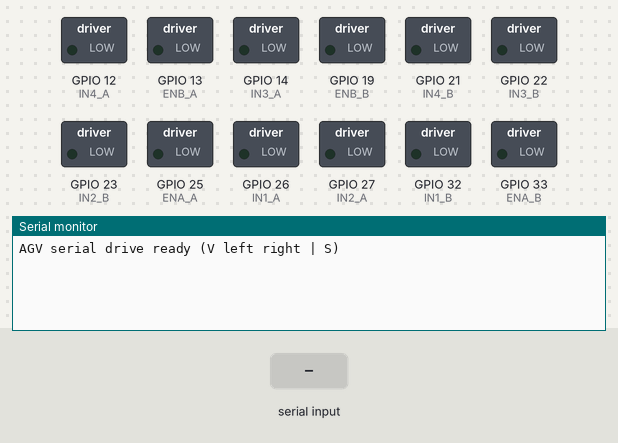
This sketch was run on a simulated ESP32. Parts: switched loads named in the sketch (green lamp = pin HIGH), the last lines printed to the serial monitor. The test bench sets the inputs (shaded band).

Above: at 1.4 s.
1.5 s: "90,45\n" received over Serial
At 2.7 s:
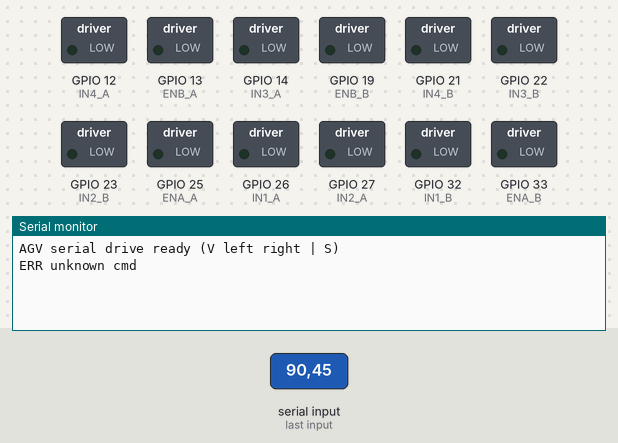
3.0 s: "S90\n" received over Serial
At 4.0 s:
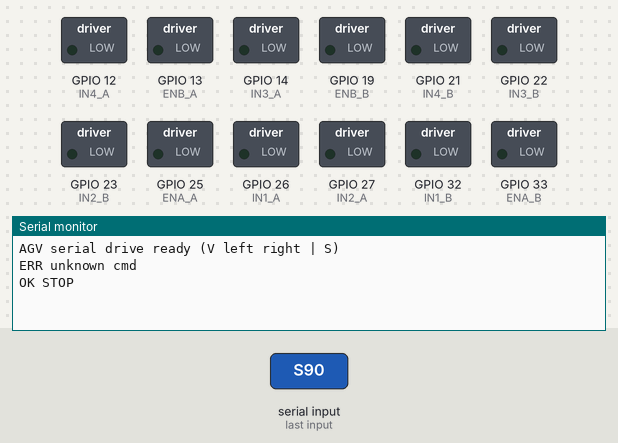
4.5 s: "V90\n" received over Serial
At 5.2 s:
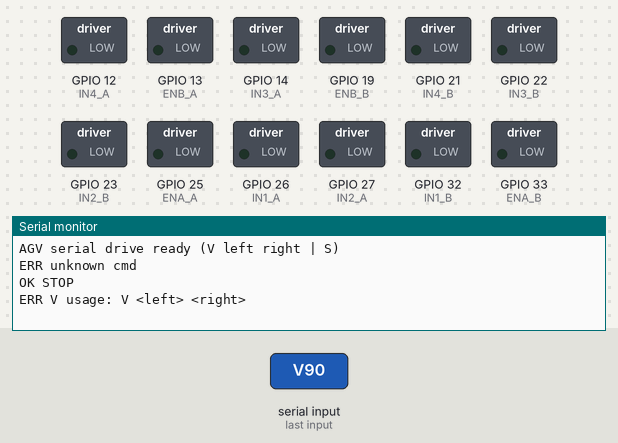

The sketch:

agv_serial_drive.ino
```cpp
/*
 * AGV skid-steer serial drive — ESP32-WROOM
 * Arduino IDE: Board = "ESP32 Dev Module"
 *
 * Pin map matches agv_pcb schematic (2x L298N, 4 DC motors).
 *   L298N A (front axle): M1=FL, M2=FR
 *   L298N B (rear axle):  M3=RL, M4=RR
 *
 * Skid-steer mapping:
 *   left_pwm  -> M1 (FL) + M3 (RL)
 *   right_pwm -> M2 (FR) + M4 (RR)
 *
 * Serial protocol (115200 8N1, newline-terminated):
 *   V <left_pwm> <right_pwm>   signed ints -255..255
 *   S                          stop all motors
 *
 * Stops automatically if no command for COMMAND_TIMEOUT_MS.
 * If a motor runs backward, swap that motor's two wires on the L298N.
 */

// ----- L298N A → M1 (OUT1/OUT2), M2 (OUT3/OUT4) -----
static const int ENA_A = 25;
static const int IN1_A = 26;
static const int IN2_A = 27;
static const int IN3_A = 14;
static const int IN4_A = 12;  // strapping pin — fine after boot
static const int ENB_A = 13;

// ----- L298N B → M3 (OUT1/OUT2), M4 (OUT3/OUT4) -----
static const int ENA_B = 33;
static const int IN1_B = 32;
static const int IN2_B = 23;
static const int IN3_B = 22;
static const int IN4_B = 21;
static const int ENB_B = 19;

static const unsigned long COMMAND_TIMEOUT_MS = 300;
static const size_t LINE_BUF_SIZE = 64;

String lineBuf;
unsigned long lastCmdMs = 0;
bool motorsActive = false;

void setupMotorPins() {
  const int pins[] = {
    ENA_A, IN1_A, IN2_A, IN3_A, IN4_A, ENB_A,
    ENA_B, IN1_B, IN2_B, IN3_B, IN4_B, ENB_B
  };
  for (int p : pins) {
    pinMode(p, OUTPUT);
    digitalWrite(p, LOW);
  }
}

void setMotor(int in1, int in2, int en, int pwm) {
  int mag = abs(pwm);
  if (mag > 255) mag = 255;
  if (mag == 0) {
    digitalWrite(in1, LOW);
    digitalWrite(in2, LOW);
    analogWrite(en, 0);
    return;
  }
  if (pwm > 0) {
    digitalWrite(in1, HIGH);
    digitalWrite(in2, LOW);
  } else {
    digitalWrite(in1, LOW);
    digitalWrite(in2, HIGH);
  }
  analogWrite(en, mag);
}

void allStop() {
  analogWrite(ENA_A, 0);
  analogWrite(ENB_A, 0);
  analogWrite(ENA_B, 0);
  analogWrite(ENB_B, 0);
  digitalWrite(IN1_A, LOW);
  digitalWrite(IN2_A, LOW);
  digitalWrite(IN3_A, LOW);
  digitalWrite(IN4_A, LOW);
  digitalWrite(IN1_B, LOW);
  digitalWrite(IN2_B, LOW);
  digitalWrite(IN3_B, LOW);
  digitalWrite(IN4_B, LOW);
  motorsActive = false;
}

void setSkidSteer(int leftPwm, int rightPwm) {
  // Left side: FL (M1) + RL (M3)
  setMotor(IN1_A, IN2_A, ENA_A, leftPwm);   // M1 FL
  setMotor(IN1_B, IN2_B, ENA_B, leftPwm);   // M3 RL
  // Right side: FR (M2) + RR (M4)
  setMotor(IN3_A, IN4_A, ENB_A, rightPwm);  // M2 FR
  setMotor(IN3_B, IN4_B, ENB_B, rightPwm);  // M4 RR
  motorsActive = (leftPwm != 0 || rightPwm != 0);
  lastCmdMs = millis();
}

void handleLine(String line) {
  line.trim();
  if (line.length() == 0) return;

  if (line.charAt(0) == 'S' || line.charAt(0) == 's') {
    allStop();
    lastCmdMs = millis();
    Serial.println("OK STOP");
    return;
  }

  if (line.charAt(0) == 'V' || line.charAt(0) == 'v') {
    int leftPwm = 0;
    int rightPwm = 0;
    // Skip leading 'V' and whitespace
    int n = sscanf(line.c_str() + 1, "%d %d", &leftPwm, &rightPwm);
    if (n == 2) {
      if (leftPwm > 255) leftPwm = 255;
      if (leftPwm < -255) leftPwm = -255;
      if (rightPwm > 255) rightPwm = 255;
      if (rightPwm < -255) rightPwm = -255;
      setSkidSteer(leftPwm, rightPwm);
      Serial.print("OK V ");
      Serial.print(leftPwm);
      Serial.print(' ');
      Serial.println(rightPwm);
    } else {
      Serial.println("ERR V usage: V <left> <right>");
    }
    return;
  }

  Serial.println("ERR unknown cmd");
}

void setup() {
  Serial.begin(115200);
  delay(200);
  setupMotorPins();
  allStop();
  lastCmdMs = millis();
  Serial.println("AGV serial drive ready (V left right | S)");
}

void loop() {
  while (Serial.available() > 0) {
    char c = (char)Serial.read();
    if (c == '\n' || c == '\r') {
      if (lineBuf.length() > 0) {
        handleLine(lineBuf);
        lineBuf = "";
      }
    } else {
      if (lineBuf.length() < LINE_BUF_SIZE - 1) {
        lineBuf += c;
      }
    }
  }

  if (motorsActive && (millis() - lastCmdMs > COMMAND_TIMEOUT_MS)) {
    allStop();
    Serial.println("OK TIMEOUT STOP");
  }
}
```

Measured:
- after the input at 1.5 s, the serial monitor: prints a new line at once (image 1)
- after the input at 3.0 s, the serial monitor: prints a new line at once (image 2)
- after the input at 4.5 s, the serial monitor: prints a new line at once (image 3)
